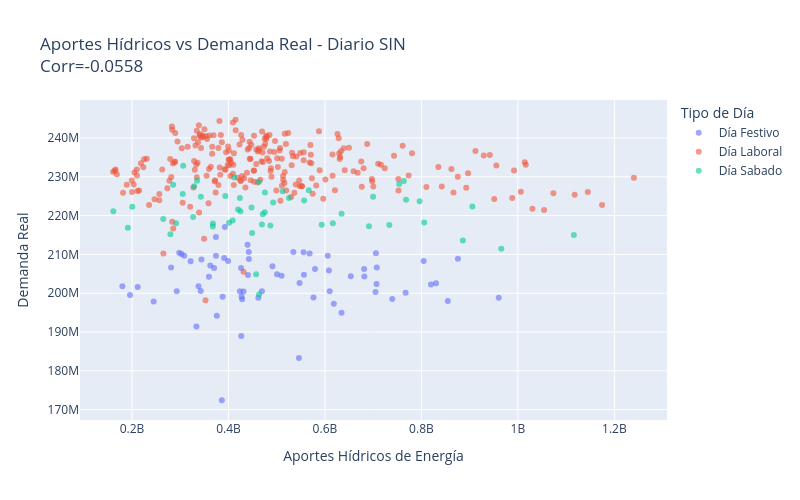

Write notebook code for a chart like this one.
### Code cell
# Scatter: Aportes Hídricos vs Demanda Real por Tipo de Día
df_plot = Datos_diarios[['AportesHidricosEnergia', 'DemandaReal', 'TipoDia']].dropna()
corr = df_plot['AportesHidricosEnergia'].corr(df_plot['DemandaReal'])

fig = px.scatter(
    df_plot,
    x='AportesHidricosEnergia',
    y='DemandaReal',
    color='TipoDia',
    title=f'Aportes Hídricos vs Demanda Real - Diario SIN<br>Corr={corr:.4f}',
    labels={
        'AportesHidricosEnergia': 'Aportes Hídricos de Energía',
        'DemandaReal': 'Demanda Real',
        'TipoDia': 'Tipo de Día'
    },
    opacity=0.6
)
fig.update_layout(height=500, width=800)
fig.show()
